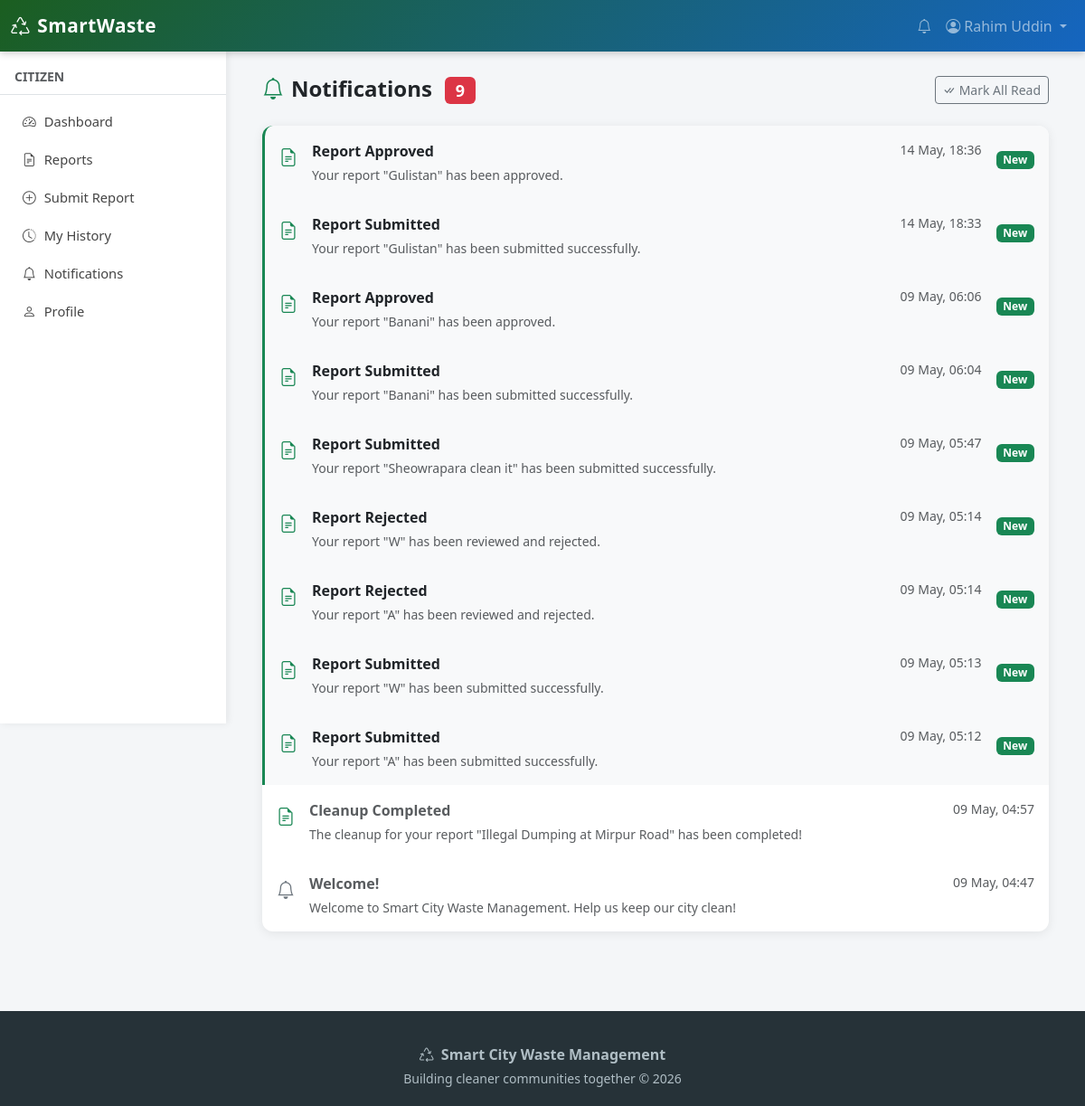
The page /notifications/ (signed in) on the database its author committed.
### users_app/models.py (models this page shows, shortened)
class User(AbstractBaseUser, PermissionsMixin):
    ROLE_CHOICES = [
        ('citizen', 'Citizen'),
        ('volunteer', 'Volunteer'),
        ('admin', 'Admin'),
    ]
    name = models.CharField(max_length=150)
    email = models.EmailField(unique=True)
    phone = models.CharField(max_length=20, blank=True)
    address = models.TextField(blank=True)
    profile_image = models.ImageField(upload_to='profiles/', blank=True, null=True)
    role = models.CharField(max_length=20, choices=ROLE_CHOICES, default='citizen')
    is_active = models.BooleanField(default=True)
    is_staff = models.BooleanField(default=False)
    date_joined = models.DateTimeField(auto_now_add=True)
    reward_points = models.IntegerField(default=0)
    USERNAME_FIELD = 'email'
    REQUIRED_FIELDS = ['name']
    objects = UserManager()
    class Meta:
        verbose_name = 'User'
        verbose_name_plural = 'Users'

### notifications_app/models.py (models this page shows, shortened)
class Notification(models.Model):
    TYPE_CHOICES = [
        ('report_update', 'Report Update'),
        ('task_assignment', 'Task Assignment'),
        ('emergency_alert', 'Emergency Alert'),
        ('system', 'System Notification'),
    ]
    user = models.ForeignKey(settings.AUTH_USER_MODEL, on_delete=models.CASCADE, related_name='notifications')
    title = models.CharField(max_length=200)
    message = models.TextField()
    notification_type = models.CharField(max_length=30, choices=TYPE_CHOICES, default='system')
    is_read = models.BooleanField(default=False)
    created_at = models.DateTimeField(auto_now_add=True)
    class Meta:
        ordering = ['-created_at']

### notifications_app/views.py (the view)
# urls.py: path('', views.notification_list_view, name='notification_list'),
@login_required
def notification_list_view(request):
    notifications = Notification.objects.filter(user=request.user)
    unread_count = notifications.filter(is_read=False).count()
    return render(request, 'notifications_app/notification_list.html', {
        'notifications': notifications,
        'unread_count': unread_count,
    })

### notifications_app/templates/notifications_app/notification_list.html (shortened to what this page needs)
{% extends 'base.html' %}
{% block content %}
<div class="container-fluid">
    <div class="d-flex justify-content-between align-items-center mb-4">
        <h4 class="fw-bold mb-0">
            <i class="bi bi-bell me-2 text-success"></i>Notifications
            {% if unread_count > 0 %}
            <span class="badge bg-danger ms-2">{{ unread_count }}</span>
            {% endif %}
        </h4>
        {% if unread_count > 0 %}
        <a href="{% url 'mark_all_read' %}" class="btn btn-outline-secondary btn-sm">
            <i class="bi bi-check-all me-1"></i>Mark All Read
        </a>
        {% endif %}
    </div>
    <div class="card">
        {% for notification in notifications %}
        <a href="{% url 'notification_detail' notification.pk %}"
           class="list-group-item list-group-item-action d-flex align-items-start gap-3 p-3
                  {% if not notification.is_read %}bg-light border-start border-success border-3{% endif %}">
            <div class="mt-1">
                {% if notification.notification_type == 'report_update' %}
                    <i class="bi bi-file-earmark-text text-success fs-5"></i>
                {% elif notification.notification_type == 'task_assignment' %}
                    <i class="bi bi-person-check text-primary fs-5"></i>
                {% elif notification.notification_type == 'emergency_alert' %}
                    <i class="bi bi-exclamation-octagon text-danger fs-5"></i>
                {% else %}
                    <i class="bi bi-bell text-secondary fs-5"></i>
                {% endif %}
            </div>
            <div class="flex-grow-1">
                <div class="d-flex justify-content-between">
                    <strong class="{% if not notification.is_read %}text-dark{% else %}text-muted{% endif %}">
                        {{ notification.title }}
                    </strong>
                    <small class="text-muted ms-3 text-nowrap">{{ notification.created_at|date:"d M, H:i" }}</small>
                </div>
                <p class="mb-0 small text-muted mt-1">{{ notification.message|truncatechars:80 }}</p>
            </div>
            {% if not notification.is_read %}
            <div class="mt-2"><span class="badge bg-success">New</span></div>
            {% endif %}
        </a>
        {% empty %}
        <div class="text-center py-5 text-muted">
            <i class="bi bi-bell-slash" style="font-size:4rem;"></i>
            <h5 class="mt-3">No notifications yet</h5>
        </div>
        {% endfor %}
    </div>
</div>
{% endblock %}

### templates/base.html (shortened to what this page needs)
{% load static %}
<!DOCTYPE html>
<html lang="en">
<head>
    <link href="https://cdn.jsdelivr.net/npm/bootstrap@5.3.0/dist/css/bootstrap.min.css" rel="stylesheet">
    <link href="https://cdn.jsdelivr.net/npm/bootstrap-icons@1.10.0/font/bootstrap-icons.css" rel="stylesheet">
    <link href="{% static 'css/style.css' %}" rel="stylesheet">
</head>
<body>
<nav class="navbar navbar-expand-lg navbar-dark fixed-top">
    <div class="container-fluid">
        <a class="navbar-brand" href="{% url 'home' %}">
            <i class="bi bi-recycle me-2"></i>SmartWaste
        </a>
        <div class="collapse navbar-collapse" id="navbarNav">
            <ul class="navbar-nav ms-auto align-items-center">
                {% if user.is_authenticated %}
                <li class="nav-item">
                    <a class="nav-link" href="{% url 'notification_list' %}">
                        <i class="bi bi-bell"></i>
                    </a>
                </li>
                <li class="nav-item dropdown">
                    <a class="nav-link dropdown-toggle" href="#" data-bs-toggle="dropdown">
                        <i class="bi bi-person-circle me-1"></i>{{ user.name }}
                    </a>
                </li>
                {% else %}
                <li class="nav-item"><a class="nav-link" href="{% url 'login' %}">Login</a></li>
                <li class="nav-item"><a class="nav-link btn btn-light text-dark px-3 ms-2" href="{% url 'register' %}">Register</a></li>
                {% endif %}
            </ul>
        </div>
    </div>
</nav>
{% if user.is_authenticated %}
<div class="sidebar pt-3">
    <div class="px-3 pb-2 mb-2 border-bottom">
        <small class="text-muted text-uppercase fw-bold">{{ user.get_role_display }}</small>
    </div>
    <ul class="nav flex-column">
        <li class="nav-item"><a class="nav-link" href="{% url 'dashboard' %}"><i class="bi bi-speedometer2"></i>Dashboard</a></li>
        <li class="nav-item"><a class="nav-link" href="{% url 'report_list' %}"><i class="bi bi-file-earmark-text"></i>Reports</a></li>
        {% if user.role == 'citizen' %}
        <li class="nav-item"><a class="nav-link" href="{% url 'report_form' %}"><i class="bi bi-plus-circle"></i>Submit Report</a></li>
        <li class="nav-item"><a class="nav-link" href="{% url 'report_history' %}"><i class="bi bi-clock-history"></i>My History</a></li>
        {% endif %}
        <li class="nav-item"><a class="nav-link" href="{% url 'notification_list' %}"><i class="bi bi-bell"></i>Notifications</a></li>
        <li class="nav-item"><a class="nav-link" href="{% url 'profile' %}"><i class="bi bi-person"></i>Profile</a></li>
    </ul>
</div>
<div class="main-content">
{% else %}
<div class="pt-5 mt-3">
{% endif %}
    {% block content %}{% endblock %}
</div>
<footer>
    <div class="container text-center">
        <p class="mb-1"><i class="bi bi-recycle me-2"></i><strong>Smart City Waste Management</strong></p>
        <p class="small mb-0">Building cleaner communities together &copy; 2026</p>
    </div>
</footer>
</body>
</html>

### static/css/style.css (style rules this page uses)
:root { --primary: #2e7d32; --primary-light: #4caf50; --primary-dark: #1b5e20; --secondary: #1565c0; --accent: #f57c00; --danger: #c62828; --bg: #f4f6f8; --card-shadow: 0 2px 12px rgba(0,0,0,0.08); }
body { background: var(--bg); font-family: 'Segoe UI', Tahoma, Geneva, Verdana, sans-serif; }
a { text-decoration: none; }
.navbar { background: linear-gradient(135deg, var(--primary-dark) 0%, var(--secondary) 100%) !important; box-shadow: 0 2px 8px rgba(0,0,0,0.2); }
.navbar-brand { font-weight: 800; font-size: 1.3rem; letter-spacing: 0.5px; }
.sidebar { width: 250px; min-height: calc(100vh - 56px); background: #ffffff; box-shadow: 2px 0 8px rgba(0,0,0,0.07); position: fixed; top: 56px; left: 0; z-index: 99; overflow-y: auto; }
.sidebar .nav-link { color: #444; padding: 10px 22px; border-left: 3px solid transparent; transition: all 0.2s ease; font-size: 0.92rem; }
.sidebar .nav-link i { margin-right: 9px; width: 18px; text-align: center; }
.main-content { margin-left: 250px; margin-top: 56px; padding: 28px; min-height: calc(100vh - 56px); }
.card { border: none; border-radius: 12px; box-shadow: var(--card-shadow); transition: transform 0.15s ease, box-shadow 0.15s ease; }
footer { background: #263238; color: #b0bec5; padding: 36px 0 20px; margin-top: 60px; }

### rows shown on the page
User: name "Rahim Uddin", role "CITIZEN"
Notification: notification_type "report_update" (drawn), title "Report Approved", created_at "14 May, 18:36", message "Your report \"Gulistan\" has been approved.", is_read "New"
Notification: notification_type "report_update" (drawn), title "Report Submitted", created_at "14 May, 18:33", message "Your report \"Gulistan\" has been submitted successfully.", is_read "New"
Notification: notification_type "report_update" (drawn), title "Report Approved", created_at "09 May, 06:06", message "Your report \"Banani\" has been approved.", is_read "New"
Notification: notification_type "report_update" (drawn), title "Report Submitted", created_at "09 May, 06:04", message "Your report \"Banani\" has been submitted successfully.", is_read "New"
Notification: notification_type "report_update" (drawn), title "Report Submitted", created_at "09 May, 05:47", message "Your report \"Sheowrapara clean it\" has been submitted successfully.", is_read "New"
Notification: notification_type "report_update" (drawn), title "Report Rejected", created_at "09 May, 05:14", message "Your report \"W\" has been reviewed and rejected.", is_read "New"
Notification: notification_type "report_update" (drawn), title "Report Rejected", created_at "09 May, 05:14", message "Your report \"A\" has been reviewed and rejected.", is_read "New"
Notification: notification_type "report_update" (drawn), title "Report Submitted", created_at "09 May, 05:13", message "Your report \"W\" has been submitted successfully.", is_read "New"
Notification: notification_type "report_update" (drawn), title "Report Submitted", created_at "09 May, 05:12", message "Your report \"A\" has been submitted successfully.", is_read "New"
Notification: notification_type "report_update" (drawn), title "Cleanup Completed", created_at "09 May, 04:57", message "The cleanup for your report \"Illegal Dumping at Mirpur Road\" has been completed!"
Notification: notification_type "system" (drawn), title "Welcome!", created_at "09 May, 04:47", message "Welcome to Smart City Waste Management. Help us keep our city clean!"

### other values the page prints
{{ unread_count }} "9"
